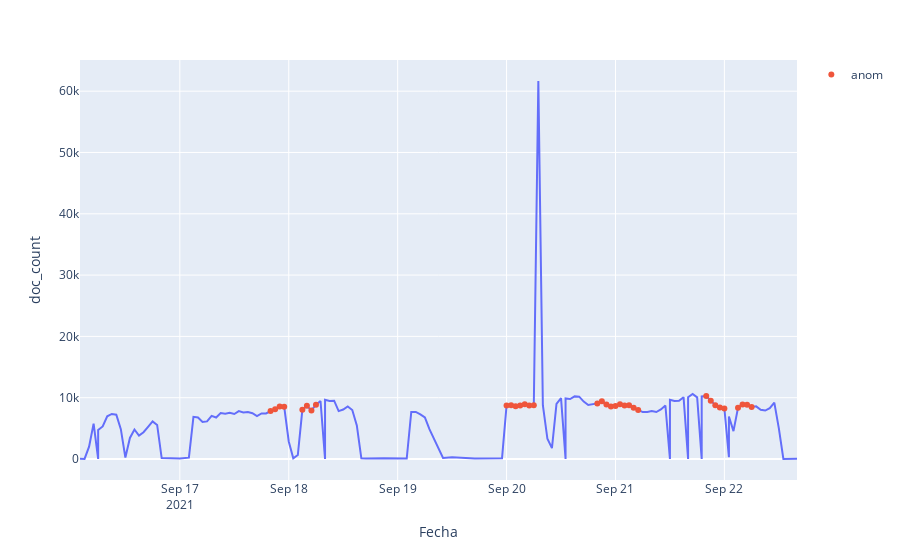

The cell this chart's notebook holds for it:
### Code cell
import plotly.graph_objects as go
import plotly.express as px

df = prueba[(prueba['IP Origen']=='10.20.1.30') & (prueba['IP Destino']=='8.8.4.4')]
fig = px.line(df, x='Fecha', y="doc_count")
fig.add_trace(go.Scatter(mode="markers", x=anomaly1["Fecha"], y=anomaly1["doc_count"], name="anom"))

fig.show()

### Figure 1 — Plotly figure (JSON) as saved in the notebook; plotly's stock layout.template omitted (floating-point values rounded to 4 significant figures; data arrays with more than 128 entries replaced by an {"elided": "..."} marker saying what was removed)
{"data": [{"hovertemplate": "Fecha=%{x}<br>doc_count=%{y}<extra></extra>", "legendgroup": "", "line": {"color": "#636efa", "dash": "solid"}, "marker": {"symbol": "circle"}, "mode": "lines", "name": "", "orientation": "v", "showlegend": false, "type": "scatter", "x": {"elided": "141 str values"}, "xaxis": "x", "y": {"elided": "141 int values"}, "yaxis": "y"}, {"mode": "markers", "name": "anom", "type": "scatter", "x": ["2021-09-17T20:00:00", "2021-09-17T21:00:00", "2021-09-17T22:00:00", "2021-09-17T23:00:00", "2021-09-18T03:00:00", "2021-09-18T04:00:00", "2021-09-18T05:00:00", "2021-09-18T06:00:00", "2021-09-20T00:00:00", "2021-09-20T01:00:00", "2021-09-20T02:00:00", "2021-09-20T03:00:00", "2021-09-20T04:00:00", "2021-09-20T05:00:00", "2021-09-20T06:00:00", "2021-09-20T20:00:00", "2021-09-20T21:00:00", "2021-09-20T22:00:00", "2021-09-20T23:00:00", "2021-09-21T00:00:00", "2021-09-21T01:00:00", "2021-09-21T02:00:00", "2021-09-21T03:00:00", "2021-09-21T04:00:00", "2021-09-21T05:00:00", "2021-09-21T20:00:00", "2021-09-21T21:00:00", "2021-09-21T22:00:00", "2021-09-21T23:00:00", "2021-09-22T00:00:00", "2021-09-22T03:00:00", "2021-09-22T04:00:00", "2021-09-22T05:00:00", "2021-09-22T06:00:00"], "y": [7826, 8118, 8555, 8510, 8028, 8678, 7917, 8867, 8726, 8769, 8612, 8717, 8951, 8734, 8761, 9069, 9411, 8899, 8585, 8653, 8936, 8748, 8764, 8364, 7982, 10281, 9484, 8778, 8412, 8239, 8360, 8909, 8845, 8473]}], "layout": {"legend": {"tracegroupgap": 0}, "margin": {"t": 60}, "xaxis": {"anchor": "y", "domain": [0, 1], "title": {"text": "Fecha"}}, "yaxis": {"anchor": "x", "domain": [0, 1], "title": {"text": "doc_count"}}}}
